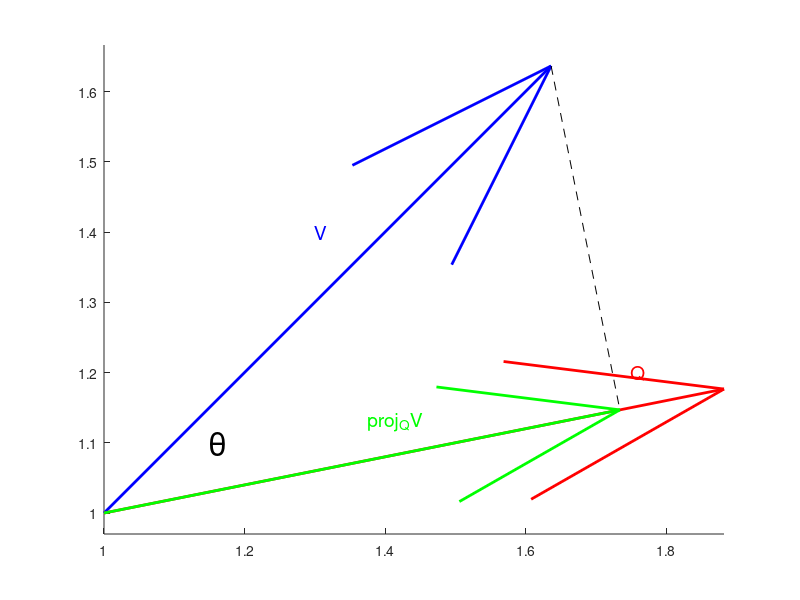

Here is the MATLAB script that generated this plot:
axis equal;
hold on;

% Create a velocity vector
v = [sqrt(2)/2, sqrt(2)/2];
quiver(v(1), v(2), 'LineWidth', 2, 'Color', 'b');

% Create the flow arrow
q = [1, 0.2]/norm([1, 0.2]);
quiver(q(1), q(2), 'LineWidth', 2, 'Color', 'r');

% Angle between
thetaDeg = acosd(max(min(dot(q,v)/(norm(q)*norm(v)),1),-1));

% Projection
p = dot(q, v)/(norm(v)^2)*q;
quiver(p(1), p(2), 'LineWidth', 2, 'Color', 'g');

% dashed line
p1 = 1 + 0.9*v;
p2 = 1 + 0.9*p;
plot([p1(1), p2(1)], [p1(2), p2(2)], 'Color', 'k', 'LineStyle', '--');

% Add Text
text(1.75, 1.2, 'Q', 'Color','red','FontSize',14);
text(1.375, 1.13, 'proj_{Q}V', 'Color','g','FontSize',14);
text(1.3,  1.4, 'V', 'Color','blue','FontSize',14);

% Add angle
text(1.15,  1.1, '\theta', 'FontSize', 24);